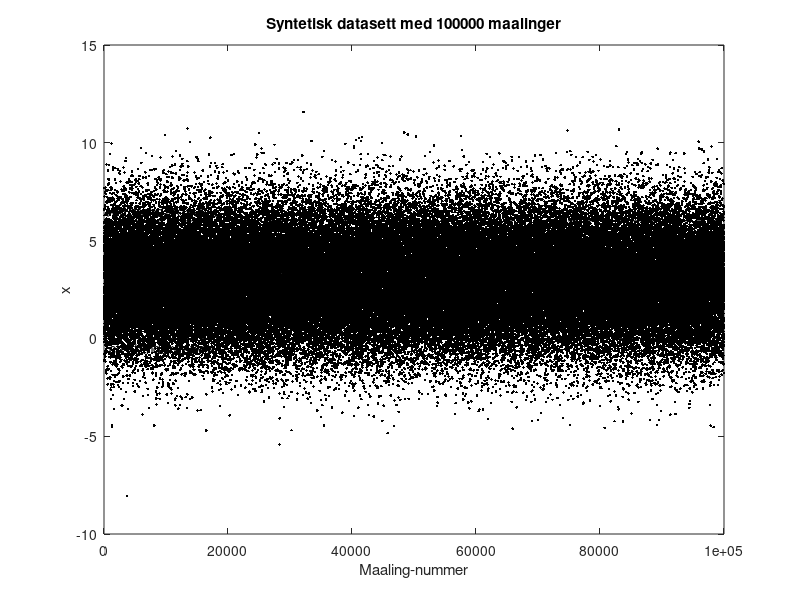

Source code (MATLAB):
N = 5

for j=1:N

n = 10^j
a = 3;
b = 2;
x = a+b*randn(1,n);
xmid = mean(x)
s =  mean(x)
sm = s/sqrt(n)

figure(1),clf
plot(x,'k.'), xlabel('Maaling-nummer'),ylabel('x')

hold on

line([0 n],[xmid xmid],'Color','k','LineStyle','-')
line([0 n],[xmid-s xmid-s],'Color','k','LineStyle','--')
line([0 n],[xmid+s xmid+s],'Color','k','LineStyle','--')
line([0 n],[xmid-sm xmid-sm],'Color','k','LineStyle',':')
line([0 n],[xmid+sm xmid+sm],'Color','k','LineStyle',':')
title(['Syntetisk datasett med ',num2str(n),' maalinger'])
text(10,xmid-s-.5,'-ett standardavvik')
text(10,xmid+s+.5,'+ett standardavvik')
text(10,xmid+sm+.5,'+ett standardavvik til middelverdien')
text(10,xmid-sm-.5,'-ett standardavvik til middelverdien')
hold off
end